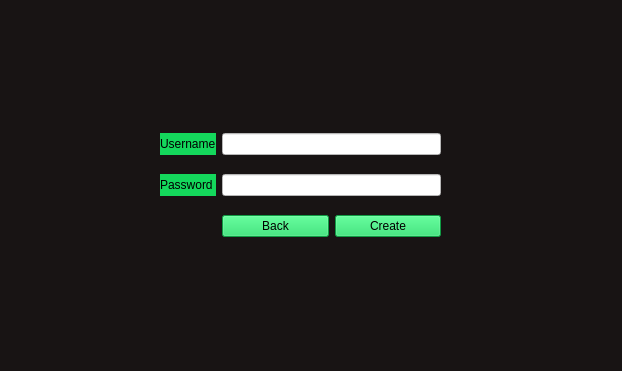
<?xml version="1.0" encoding="UTF-8"?>
<ui version="4.0">
 <class>CreateAccountFrame</class>
 <widget class="QFrame" name="CreateAccountFrame">
  <property name="geometry">
   <rect>
    <x>0</x>
    <y>0</y>
    <width>622</width>
    <height>371</height>
   </rect>
  </property>
  <property name="minimumSize">
   <size>
    <width>622</width>
    <height>371</height>
   </size>
  </property>
  <property name="maximumSize">
   <size>
    <width>100000</width>
    <height>100000</height>
   </size>
  </property>
  <property name="windowTitle">
   <string>CREATE ACCOUNT</string>
  </property>
  <property name="styleSheet">
   <string notr="true">background-color: rgb(24, 20, 20);</string>
  </property>
  <widget class="QWidget" name="gridLayoutWidget">
   <property name="geometry">
    <rect>
     <x>160</x>
     <y>120</y>
     <width>281</width>
     <height>131</height>
    </rect>
   </property>
   <layout class="QGridLayout" name="gridLayout">
    <item row="1" column="0">
     <widget class="QLabel" name="create_password">
      <property name="styleSheet">
       <string notr="true">background-color: rgb(20, 216, 92);</string>
      </property>
      <property name="text">
       <string>Password</string>
      </property>
     </widget>
    </item>
    <item row="0" column="1">
     <widget class="QLineEdit" name="create_name_line">
      <property name="styleSheet">
       <string notr="true">background-color: rgb(255, 255, 255);</string>
      </property>
      <property name="text">
       <string/>
      </property>
     </widget>
    </item>
    <item row="0" column="0">
     <widget class="QLabel" name="create_name">
      <property name="styleSheet">
       <string notr="true">background-color: rgb(20, 216, 92);</string>
      </property>
      <property name="text">
       <string>Username</string>
      </property>
     </widget>
    </item>
    <item row="1" column="1">
     <widget class="QLineEdit" name="create_password_line">
      <property name="styleSheet">
       <string notr="true">background-color: rgb(255, 255, 255);</string>
      </property>
     </widget>
    </item>
    <item row="2" column="1">
     <layout class="QHBoxLayout" name="horizontalLayout">
      <item>
       <widget class="QPushButton" name="create_back_button">
        <property name="styleSheet">
         <string notr="true">background-color: rgb(20, 216, 92);</string>
        </property>
        <property name="text">
         <string>Back</string>
        </property>
       </widget>
      </item>
      <item>
       <widget class="QPushButton" name="create_account_button">
        <property name="styleSheet">
         <string notr="true">background-color: rgb(20, 216, 92);</string>
        </property>
        <property name="text">
         <string>Create</string>
        </property>
       </widget>
      </item>
     </layout>
    </item>
   </layout>
  </widget>
 </widget>
 <resources/>
 <connections/>
</ui>
